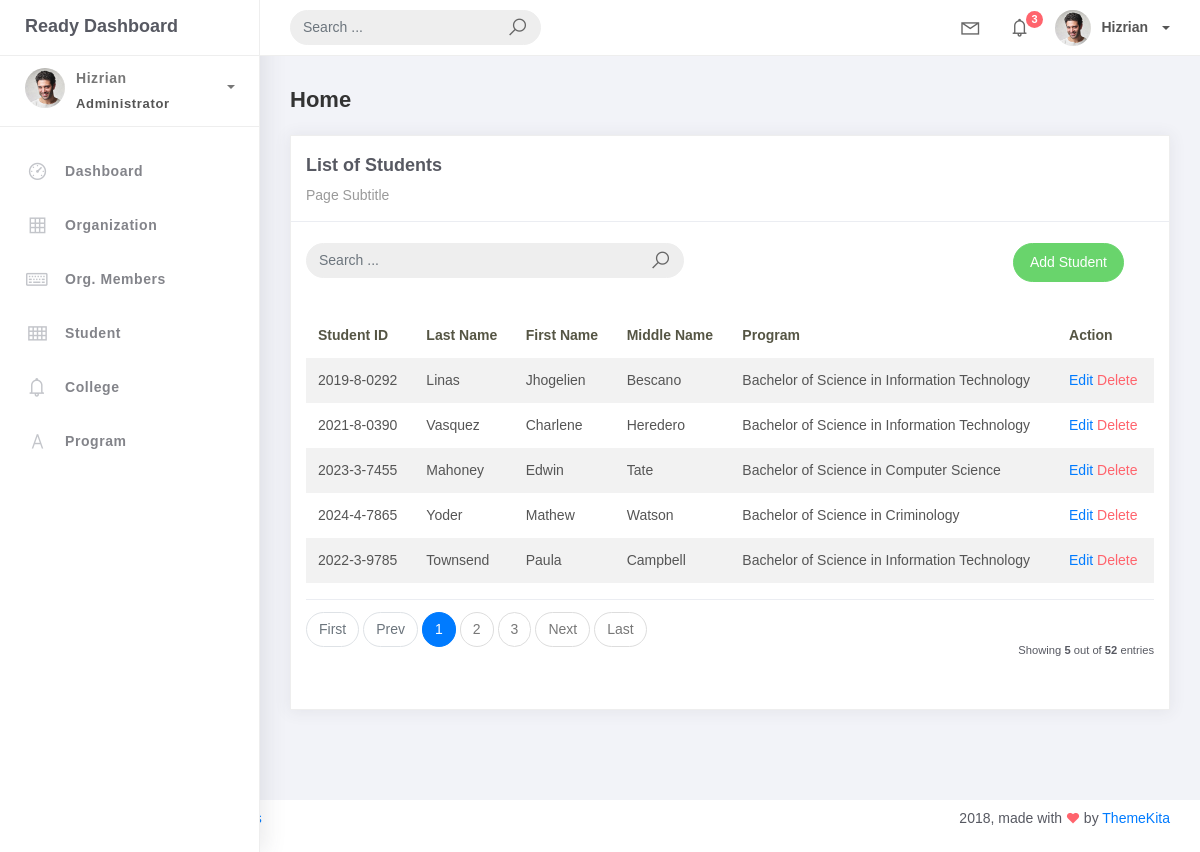
The page /student_list/ on the database its author committed.
### studentorg/models.py (models this page shows, shortened)
class BaseModel(models.Model):
    created_at = models.DateTimeField(auto_now_add=True, db_index=True)
    updated_at = models.DateTimeField(auto_now=True)
    class Meta:
        abstract = True

class Student(BaseModel):
    student_id = models.CharField(max_length=15)
    lastname = models.CharField(max_length=25)
    firstname = models.CharField(max_length=25)
    middlename = models.CharField(max_length=25, blank=True, null=True)
    program = models.ForeignKey(Program, on_delete=models.CASCADE)

class Program(BaseModel):
    prog_name = models.CharField(max_length=150)
    college = models.ForeignKey(College, on_delete=models.CASCADE)
    def __str__(self):
        return self.prog_name

### studentorg/views.py (the view)
# urls.py: path('student_list/', StudentList.as_view(), name='student_list'),
class StudentList(ListView):
    model = Student
    context_object_name = 'students'
    template_name = 'student_list.html'
    paginate_by = 5

### templates/Student_list.html
{% extends 'base.html' %} {% load static %} {% block content %}
<div class="content">
    <div class="container-fluid">
        <h4 class="page-title">Home</h4>
        <div class="row">
            <div class="col-md-12">
                <div class="card">
                    <div class="card-header">
                    <div class="card-title">List of Students</div>
                    <div class="card-category">Page Subtitle</div>
                </div>
                <br />
                <div class="col-md-12 row">
                    <div class="col-md-6">
                        <form class="navbar-left navbar-form nav-search mr-md-3" action="{% url 'student_list' %}">
                            <div class="input-group">
                                <input type="text" placeholder="Search ..." class="form-control"  name="q" />
                                <div class="input-group-append">
                                    <span class="input-group-text">
                                        <i class="la la-search search-icon"></i>
                                    </span>
                                </div>
                            </div>
                        </form>
                    </div>
                    <div class="col-md-6">
                        <div class="pull-right">
                            <a href="{% url 'student-add' %}" class="btn btn-success btn-rounded">Add Student</a>
                        </div>
                    </div>
                </div>
                <div class="card-body">
                    <table class="table table-striped mt-3">
                        <thead>
                            <tr>
                                <th scope="col">Student ID</th>
                                <th scope="col">Last Name</th>
                                <th scope="col">First Name</th>
                                <th scope="col">Middle Name</th>
                                <th scope="col">Program</th>
                                <th scope="col">Action</th>
                            </tr>
                        </thead>
                        <tbody>
                            {% for student in object_list %}
                            <tr>
                                <td>{{ student.student_id }}</td>
                                <td>{{ student.lastname }}</td>
                                <td>{{ student.firstname }}</td>
                                <td>{{ student.middlename|default:"" }}</td>
                                <td>{{ student.program}}</td>
                                <td>
                                    <a href="{% url 'student-update' student.id %}">Edit</a>
                                    <a href="{% url 'student-delete' student.id %}" class="text-danger">Delete</a>
                                </td>
                            </tr>
                            {% empty %}
                            <tr>
                                <td colspan="6" style="text-align: center;">
                                    <p class="text-sm font-weight-bold mb-0">No Records Found</p>
                                </td>
                            </tr>
                            {% endfor %}
                        </tbody>
                    </table>
                    {% include 'includes/pagination.html' %}
                </div>
            </div>
        </div>
    </div>
</div>
{% endblock %}

### rows shown on the page
Student: student_id "2019-8-0292", lastname "Linas", firstname "Jhogelien", middlename "Bescano", program "Bachelor of Science in Information Technology"
Student: student_id "2021-8-0390", lastname "Vasquez", firstname "Charlene", middlename "Heredero", program "Bachelor of Science in Information Technology"
Student: student_id "2023-3-7455", lastname "Mahoney", firstname "Edwin", middlename "Tate", program "Bachelor of Science in Computer Science"
Student: student_id "2024-4-7865", lastname "Yoder", firstname "Mathew", middlename "Watson", program "Bachelor of Science in Criminology"
Student: student_id "2022-3-9785", lastname "Townsend", firstname "Paula", middlename "Campbell", program "Bachelor of Science in Information Technology"

### other values the page prints
{{ page_num }} "1"
{{ page_num }} "2" "3"
{{ object_list.count }} "5"
{{ paginator.count }} "52"
